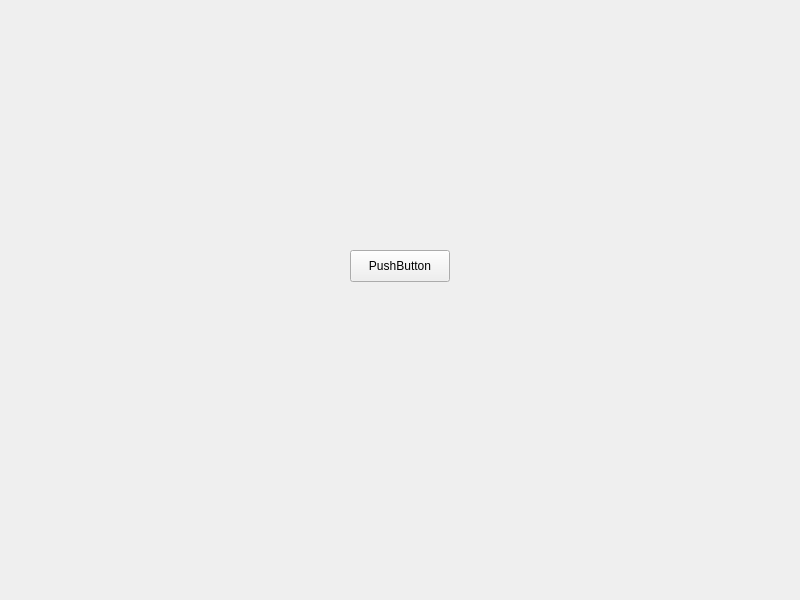
<?xml version="1.0" encoding="UTF-8"?>
<ui version="4.0">
 <class>main</class>
 <widget class="QWidget" name="main">
  <property name="geometry">
   <rect>
    <x>0</x>
    <y>0</y>
    <width>800</width>
    <height>600</height>
   </rect>
  </property>
  <property name="windowTitle">
   <string>main</string>
  </property>
  <widget class="QStackedWidget" name="Main">
   <property name="geometry">
    <rect>
     <x>10</x>
     <y>30</y>
     <width>751</width>
     <height>551</height>
    </rect>
   </property>
   <property name="currentIndex">
    <number>0</number>
   </property>
   <widget class="QWidget" name="page">
    <widget class="QPushButton" name="pushButton">
     <property name="geometry">
      <rect>
       <x>340</x>
       <y>220</y>
       <width>100</width>
       <height>32</height>
      </rect>
     </property>
     <property name="text">
      <string>PushButton</string>
     </property>
    </widget>
   </widget>
   <widget class="QWidget" name="page_2"/>
  </widget>
 </widget>
 <resources/>
 <connections/>
</ui>
